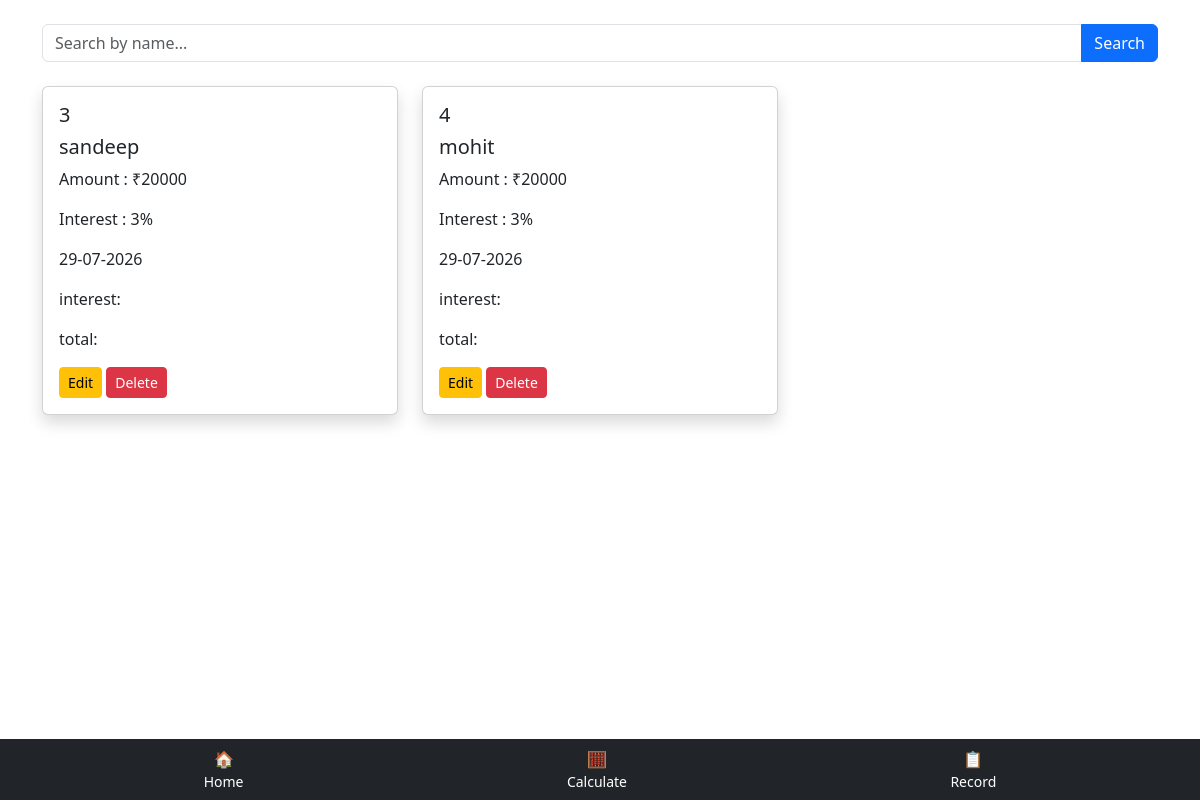
Before: /recode/ with the older database file.
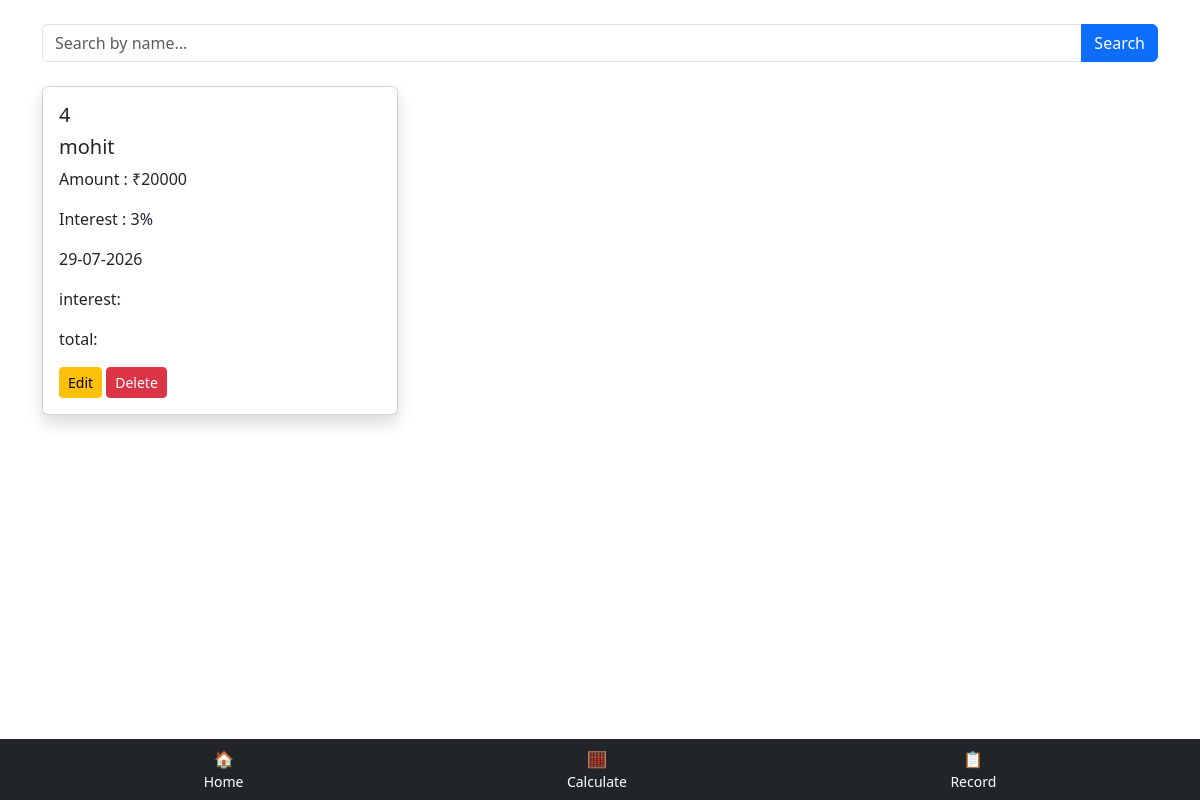
After: the same page with the newer database file.
### api/models.py (models this page shows, shortened)
class Home(models.Model):
     name=models.CharField(max_length=100)
     amount=models.IntegerField()
     interest_rate=models.IntegerField()
     date=models.DateTimeField(auto_now=True)

### mypro/front_views.py (the view)
# urls.py: path('recode/',front_views.recode,name='recode'),
def recode(request):
     records=Home.objects.all()
     return render(request,'recode.html',{'records':records})

### template/recode.html
<link href="https://cdn.jsdelivr.net/npm/bootstrap@5.3.3/dist/css/bootstrap.min.css" rel="stylesheet">
{% include 'navbar.html' %}
<div class="container mt-4">
    <form method="GET" action="{% url 'search_record' %}" class="mb-4">
    <div class="input-group">
        <input
            type="text"
            class="form-control"
            name="search"
            placeholder="Search by name..."
            value="{{ request.GET.search }}"
        >
        <button class="btn btn-primary" type="submit">
            Search
        </button>
    </div>
</form>
    <div class="row">
        {% for record in records %}
        <div class="col-md-4 mb-4">
            <div class="card shadow">
                <div class="card-body">
                    <h5>{{ record.id }}</h5>
                    <h5>{{ record.name }}</h5>
                    <p>Amount : ₹{{ record.amount }}</p>
                    <p>Interest : {{ record.interest_rate }}%</p>
                    <p>{{ record.date|date:"d-m-Y" }}</p>
                    <p>interest:</p>
                    <p>total:</p>
                    <a href="{% url 'edit' record.id %}" class="btn btn-warning btn-sm">Edit</a>
                    <a href="{% url 'delete' record.id %}" class="btn btn-danger btn-sm"
                       onclick="return confirm('Kya aap sach mein delete karna chahte ho?');">Delete</a>
                </div>
            </div>
        </div>
        {% empty %}
        <h4 class="text-center">No Record Found</h4>
        {% endfor %}
    </div>
</div>
{% include 'navbar.html' %}

Changed rows visible on the page:
removed Home: id "3", name "sandeep", amount "20000", interest_rate "3", date "29-07-2026"
